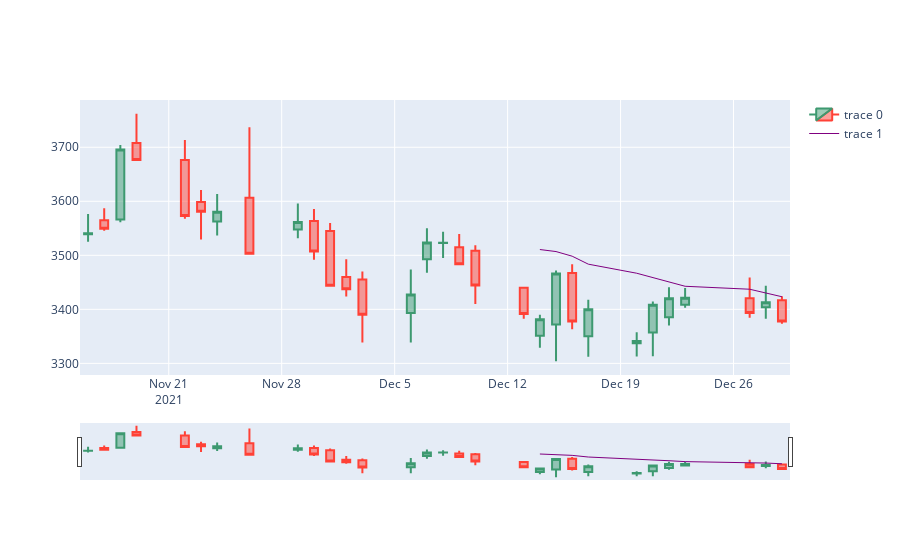

The cell this chart's notebook holds for it:
### Code cell
import plotly.graph_objects as go
fig = go.Figure(data=[go.Candlestick(x = historical.index,
                                    open = historical['open'],
                                    high = historical['high'],
                                    low = historical['low'],
                                    close = historical['close'],
                                    ),
                     go.Scatter(x=historical.index, y=historical['20 SMA'], line=dict(color='purple', width=1))])


fig.show()
